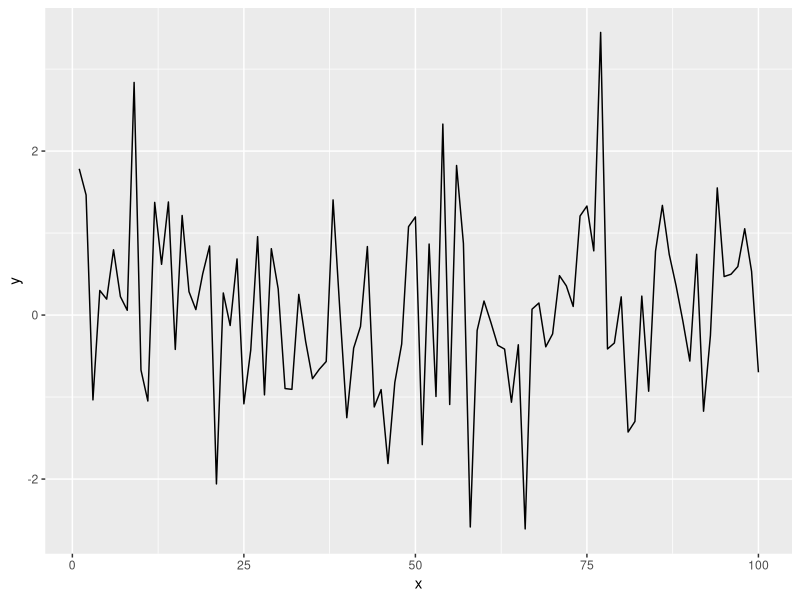

Generate this figure with R:
## ---- chunk 1
knitr::opts_chunk$set(
  echo = TRUE,
  fig.align = "center"
  )

## ---- chunk 2
library(tidyverse)
## ---- chunk 3
x = seq(1:100)
y = rnorm(100)

dat = data.frame(x,y)

ggplot(dat, aes(x = x, y = y)) + geom_line()
## ---- chunk 4
table1 = head(dat,5)

knitr::kable(
table1, booktabs = TRUE,
  caption = 'Table of random noise')
